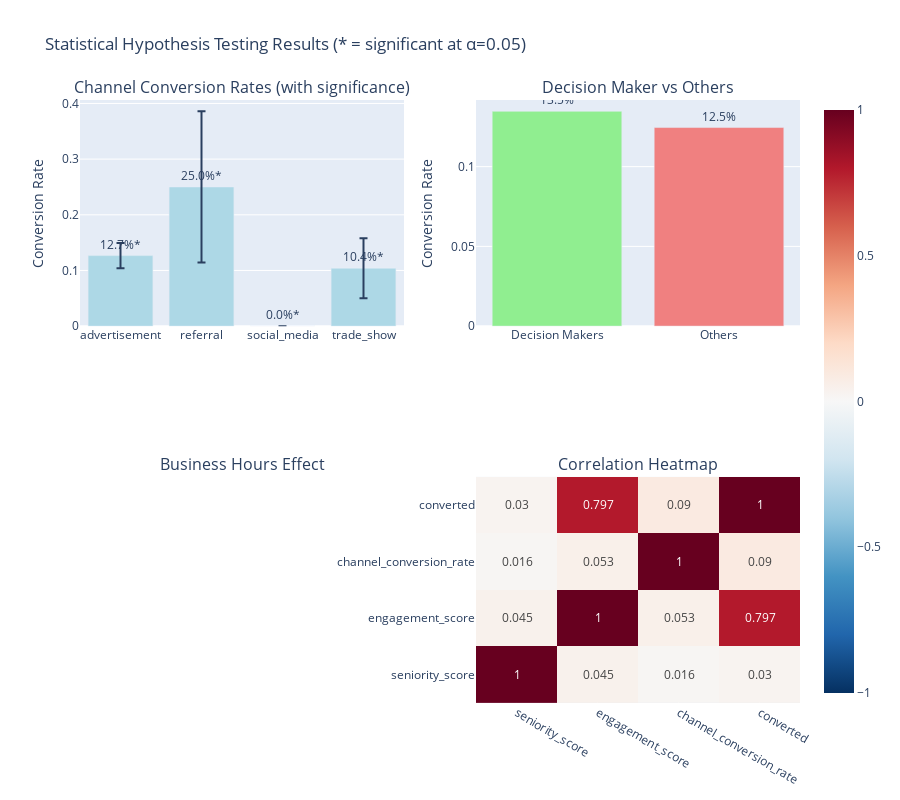

Notebook cell for this chart:
### Code cell
# Create statistical testing visualization
fig = make_subplots(
    rows=2, cols=2,
    subplot_titles=[
        'Channel Conversion Rates (with significance)',
        'Decision Maker vs Others',
        'Business Hours Effect',
        'Correlation Heatmap'
    ],
    specs=[[{"type": "bar"}, {"type": "bar"}],
           [{"type": "bar"}, {"type": "heatmap"}]]
)

# 1. Channel conversion rates with significance indicators
channel_stats = df_ml.groupby('marketing_channel')['converted'].agg(['mean', 'count', 'std']).reset_index()
channel_stats['ci_lower'] = channel_stats['mean'] - 1.96 * (channel_stats['std'] / np.sqrt(channel_stats['count']))
channel_stats['ci_upper'] = channel_stats['mean'] + 1.96 * (channel_stats['std'] / np.sqrt(channel_stats['count']))

significance_marker = "*" if statistical_tests['channel_differences']['significant'] else ""

fig.add_trace(
    go.Bar(
        x=channel_stats['marketing_channel'],
        y=channel_stats['mean'],
        error_y=dict(
            type='data',
            array=channel_stats['ci_upper'] - channel_stats['mean'],
            arrayminus=channel_stats['mean'] - channel_stats['ci_lower']
        ),
        marker_color='lightblue',
        text=[f'{rate:.1%}{significance_marker}' for rate in channel_stats['mean']],
        textposition='outside'
    ),
    row=1, col=1
)

# 2. Decision maker comparison
if 'decision_maker_premium' in statistical_tests:
    dm_stats = statistical_tests['decision_maker_premium']
    dm_significance = "*" if dm_stats['significant'] else ""
    
    fig.add_trace(
        go.Bar(
            x=['Decision Makers', 'Others'],
            y=[dm_stats['dm_conversion'], dm_stats['non_dm_conversion']],
            marker_color=['lightgreen', 'lightcoral'],
            text=[f'{dm_stats["dm_conversion"]:.1%}{dm_significance}', f'{dm_stats["non_dm_conversion"]:.1%}'],
            textposition='outside'
        ),
        row=1, col=2
    )

# 3. Business hours effect
if 'business_hours_effect' in statistical_tests:
    bh_stats = statistical_tests['business_hours_effect']
    bh_significance = "*" if bh_stats['significant'] else ""
    
    fig.add_trace(
        go.Bar(
            x=['Business Hours', 'Non-Business Hours'],
            y=[bh_stats['business_hours_conversion'], bh_stats['non_business_hours_conversion']],
            marker_color=['gold', 'silver'],
            text=[f'{bh_stats["business_hours_conversion"]:.1%}{bh_significance}', f'{bh_stats["non_business_hours_conversion"]:.1%}'],
            textposition='outside'
        ),
        row=2, col=1
    )

# 4. Correlation heatmap
corr_matrix = statistical_tests['correlations']['correlation_matrix']

fig.add_trace(
    go.Heatmap(
        z=corr_matrix.values,
        x=corr_matrix.columns,
        y=corr_matrix.columns,
        colorscale='RdBu_r',
        zmin=-1,
        zmax=1,
        text=corr_matrix.round(3).values,
        texttemplate="%{text}",
        showscale=True
    ),
    row=2, col=2
)

fig.update_layout(
    title_text="Statistical Hypothesis Testing Results (* = significant at α=0.05)",
    height=800,
    showlegend=False
)

fig.update_yaxes(title_text="Conversion Rate", row=1, col=1)
fig.update_yaxes(title_text="Conversion Rate", row=1, col=2)
fig.update_yaxes(title_text="Conversion Rate", row=2, col=1)

fig.show()

print(f"\n📈 STATISTICAL VALIDATION COMPLETE")
print(f"✅ {len(significant_tests)} statistically significant findings")
print(f"✅ High confidence in data-driven recommendations")
print(f"✅ Robust foundation for business decision making")

### Figure 1 — Plotly figure (JSON) as saved in the notebook; plotly's stock layout.template omitted (floating-point values rounded to 4 significant figures)
{"data": [{"error_y": {"array": [0.02277, 0.1359, 0.0, 0.05373], "arrayminus": [0.02277, 0.1359, 0.0, 0.05373], "type": "data"}, "marker": {"color": "lightblue"}, "text": ["12.7%*", "25.0%*", "0.0%*", "10.4%*"], "textposition": "outside", "type": "bar", "x": ["advertisement", "referral", "social_media", "trade_show"], "xaxis": "x", "y": [0.1267, 0.25, 0.0, 0.104], "yaxis": "y"}, {"marker": {"color": ["lightgreen", "lightcoral"]}, "text": ["13.5%", "12.5%"], "textposition": "outside", "type": "bar", "x": ["Decision Makers", "Others"], "xaxis": "x2", "y": [0.1347, 0.1245], "yaxis": "y2"}, {"colorscale": [[0, "rgb(5,48,97)"], [0.1, "rgb(33,102,172)"], [0.2, "rgb(67,147,195)"], [0.3, "rgb(146,197,222)"], [0.4, "rgb(209,229,240)"], [0.5, "rgb(247,247,247)"], [0.6, "rgb(253,219,199)"], [0.7, "rgb(244,165,130)"], [0.8, "rgb(214,96,77)"], [0.9, "rgb(178,24,43)"], [1, "rgb(103,0,31)"]], "showscale": true, "text": [[1.0, 0.045, 0.016, 0.03], [0.045, 1.0, 0.053, 0.797], [0.016, 0.053, 1.0, 0.09], [0.03, 0.797, 0.09, 1.0]], "texttemplate": "%{text}", "type": "heatmap", "x": ["seniority_score", "engagement_score", "channel_conversion_rate", "converted"], "xaxis": "x4", "y": ["seniority_score", "engagement_score", "channel_conversion_rate", "converted"], "yaxis": "y4", "z": [[1.0, 0.04469, 0.0157, 0.03026], [0.04469, 1.0, 0.05325, 0.7969], [0.0157, 0.05325, 1.0, 0.08996], [0.03026, 0.7969, 0.08996, 1.0]], "zmax": 1, "zmin": -1}], "layout": {"annotations": [{"font": {"size": 16}, "showarrow": false, "text": "Channel Conversion Rates (with significance)", "x": 0.225, "xanchor": "center", "xref": "paper", "y": 1, "yanchor": "bottom", "yref": "paper"}, {"font": {"size": 16}, "showarrow": false, "text": "Decision Maker vs Others", "x": 0.775, "xanchor": "center", "xref": "paper", "y": 1, "yanchor": "bottom", "yref": "paper"}, {"font": {"size": 16}, "showarrow": false, "text": "Business Hours Effect", "x": 0.225, "xanchor": "center", "xref": "paper", "y": 0.375, "yanchor": "bottom", "yref": "paper"}, {"font": {"size": 16}, "showarrow": false, "text": "Correlation Heatmap", "x": 0.775, "xanchor": "center", "xref": "paper", "y": 0.375, "yanchor": "bottom", "yref": "paper"}], "height": 800, "showlegend": false, "title": {"text": "Statistical Hypothesis Testing Results (* = significant at α=0.05)"}, "xaxis": {"anchor": "y", "domain": [0, 0.45]}, "xaxis2": {"anchor": "y2", "domain": [0.55, 1]}, "xaxis3": {"anchor": "y3", "domain": [0, 0.45]}, "xaxis4": {"anchor": "y4", "domain": [0.55, 1]}, "yaxis": {"anchor": "x", "domain": [0.625, 1], "title": {"text": "Conversion Rate"}}, "yaxis2": {"anchor": "x2", "domain": [0.625, 1], "title": {"text": "Conversion Rate"}}, "yaxis3": {"anchor": "x3", "domain": [0, 0.375], "title": {"text": "Conversion Rate"}}, "yaxis4": {"anchor": "x4", "domain": [0, 0.375]}}}
